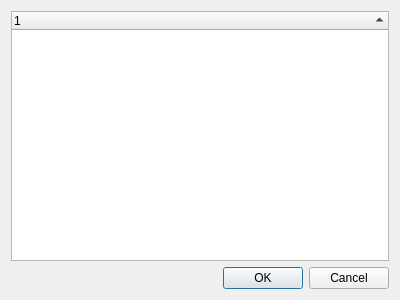
<?xml version="1.0" encoding="UTF-8"?>
<ui version="4.0">
 <class>HiliteDialog</class>
 <widget class="QDialog" name="HiliteDialog">
  <property name="geometry">
   <rect>
    <x>0</x>
    <y>0</y>
    <width>400</width>
    <height>300</height>
   </rect>
  </property>
  <property name="windowTitle">
   <string>Hilight Tiles</string>
  </property>
  <layout class="QGridLayout" name="gridLayout">
   <item row="1" column="0">
    <widget class="QDialogButtonBox" name="buttonBox">
     <property name="orientation">
      <enum>Qt::Horizontal</enum>
     </property>
     <property name="standardButtons">
      <set>QDialogButtonBox::Cancel|QDialogButtonBox::Ok</set>
     </property>
    </widget>
   </item>
   <item row="0" column="0">
    <widget class="QTreeWidget" name="treeWidget">
     <property name="editTriggers">
      <set>QAbstractItemView::NoEditTriggers</set>
     </property>
     <property name="sortingEnabled">
      <bool>true</bool>
     </property>
     <column>
      <property name="text">
       <string notr="true">1</string>
      </property>
     </column>
    </widget>
   </item>
  </layout>
 </widget>
 <resources/>
 <connections>
  <connection>
   <sender>buttonBox</sender>
   <signal>accepted()</signal>
   <receiver>HiliteDialog</receiver>
   <slot>accept()</slot>
   <hints>
    <hint type="sourcelabel">
     <x>248</x>
     <y>254</y>
    </hint>
    <hint type="destinationlabel">
     <x>157</x>
     <y>274</y>
    </hint>
   </hints>
  </connection>
  <connection>
   <sender>buttonBox</sender>
   <signal>rejected()</signal>
   <receiver>HiliteDialog</receiver>
   <slot>reject()</slot>
   <hints>
    <hint type="sourcelabel">
     <x>316</x>
     <y>260</y>
    </hint>
    <hint type="destinationlabel">
     <x>286</x>
     <y>274</y>
    </hint>
   </hints>
  </connection>
 </connections>
</ui>
